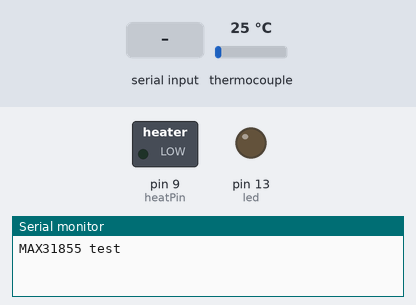
Bench run of a sketch on a simulated Arduino Uno, built with avr-gcc and run on an emulated ATmega328P. Parts: switched loads named in the sketch (green lamp = pin HIGH), output pins drawn as LEDs (lit = HIGH), the last lines printed to the serial monitor. The inputs (shaded band) are chosen by the test bench; at power-on: thermocouple 25 °C.

Above: at 1.2 s.
1.3 s: "1" received over Serial
At 1.6 s:
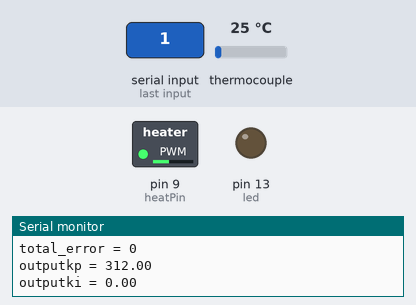
2.8 s: thermocouple set to 11 °C
4.3 s: thermocouple set to 8 °C
5.8 s: thermocouple set to 225 °C
At 6.7 s:
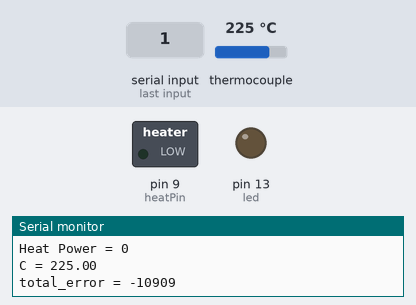
8.8 s: thermocouple set to 42 °C
At 9.47 s:
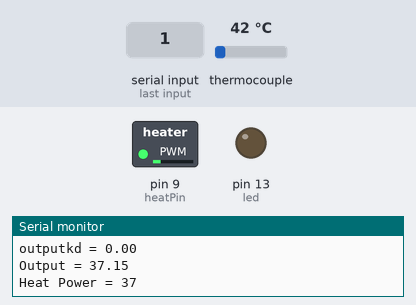
11.8 s: thermocouple set to 75 °C
At 12.4 s:
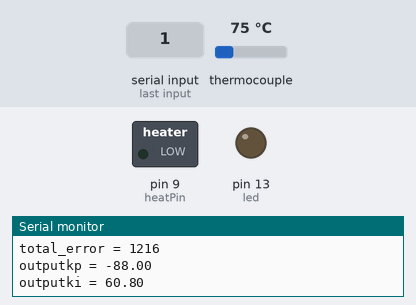
Timing chart, 0 to 14.8 s (numbered marks = the images above; inputs shaded):
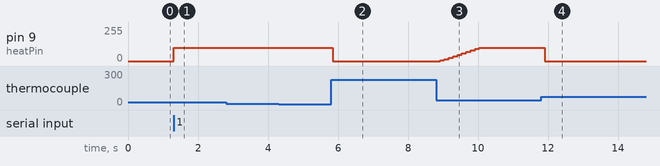

Measured:
- after the input at 1.3 s, pin 9 (heatPin): 0/255 → 100/255 at once
- after the input at 5.8 s, pin 9 (heatPin): 100/255 → 0/255 after 0.05 s
- after the input at 8.8 s, pin 9 (heatPin): moves from 0/255 to 100/255 over 1.1 s, starting after 0.12 s
- after the input at 11.8 s, pin 9 (heatPin): 100/255 → 0/255 after 0.11 s

The sketch:

TunedRC.ino
```cpp
#include <Adafruit_MAX31855.h>
#include < avr/io.h >
#include < avr/interrupt.h >

// Thermocouple Code using adafruit serial board and K thermocouple
// Assume that heater recieves 8 volts
// nprav 03/18/2014

const int thermoDO = 3;
const int thermoCS = 4;
const int thermoCLK = 5;
const int heatPin = 9;
const int potPin = A5;
const int led = 13;

int heatMax = 100;
int heatPower = 0;
int potValue = 0;
int boostDelay = 5; //boost time in seconds
double dataPrintCounter = 0;

double kp = 8; //Proportional gain
double ki = 0.05; //Integral gain
double kd = 15; //derivative gain
short total_error = 0;
double current_error = 0;
double diff = 20;
int FINAL_TEMP=64; // Final set temperature
int boostBuffer = 5; // initial power boost until Final Temp - boostBuffer
double output = 0;
double prev_temp = 0;
double temp = 0;
bool run = true;
int k;

Adafruit_MAX31855 thermocouple(thermoCLK, thermoCS, thermoDO);

void setup() {
  pinMode(led,OUTPUT);
  pinMode(heatPin,OUTPUT);
  Serial.begin(9600);
  Serial.println("MAX31855 test");
  // wait for MAX chip to stabilize
  delay(250); // delay 500 ms

  while(!Serial.available()){} // Wait for serial prompt

  // Set up heat PWM for pin 9, Set for 8 bit Fast PWM (approx 1000Hz)
  TCCR1B = TCCR1B | 0b00001011;
  TCCR1A = TCCR1A | 0b10000001;
  OCR1A = 0;
  //interrupts();
  TIMSK1 = TIMSK1 | 0b00000001; // Enable interrupt when timer overflows

}

ISR(TIMER1_OVF_vect){
  OCR1A = heatPower;
  //temp = readTempC();
}


double readTempC(){
  //potValue = analogRead(potPin);
  //potValue = map(potValue,0,1023,25,60);
  //return(potValue);
  //noInterrupts();
  double s = thermocouple.readCelsius();
  //interrupts();
  return(s);
}


void loop() {
  // Get temperature readings
  double temp = readTempC();
  if(current_error>0){
    total_error = total_error+current_error;
  }
  else{
    total_error = total_error+(current_error);
  }
  current_error = FINAL_TEMP-temp;

  if(k==0 && temp<45){
    k = 1; // this allows a one time initial power boost
    while(readTempC()<(FINAL_TEMP-boostBuffer) && readTempC()>0){
     heatPower = heatMax;
     SerialPrintData();
    }
    digitalWrite(led,HIGH);
    //delay(boostDelay*100);
    digitalWrite(led,LOW);
    prev_temp = readTempC();
    temp = prev_temp;
  }

  diff = temp-prev_temp;
  prev_temp = temp;
  output = kp*current_error+ki*(total_error)-kd*diff;

  if (total_error>3500)  //avoids integral wind-up
  {
    total_error=2000;
  }
  if(output<0){
    output=0;
  }

  if(run){
    heatPower = output;
    if(heatPower>heatMax){
      heatPower = heatMax;
    }
  }
  else{
      heatPower = 0;
      digitalWrite(led,HIGH);
  }
  dataPrintCounter++;
  if(dataPrintCounter >=10){
    SerialPrintData();
    dataPrintCounter = 0;
  }
  //Serial.println(dataPrintCounter);
}

void SerialPrintData(){
  Serial.print("C = ");
  Serial.println(readTempC());
  Serial.print("total_error = ");
  Serial.println(total_error);
  Serial.print("outputkp = ");
  Serial.println(kp*current_error);
  Serial.print("outputki = ");
  Serial.println(ki*(total_error));
  Serial.print("outputkd = ");
  Serial.println(-kd*diff);
  Serial.print("Output = ");
  Serial.println(output);
  Serial.print("Heat Power = ");
  Serial.println(OCR1A);
}
```
